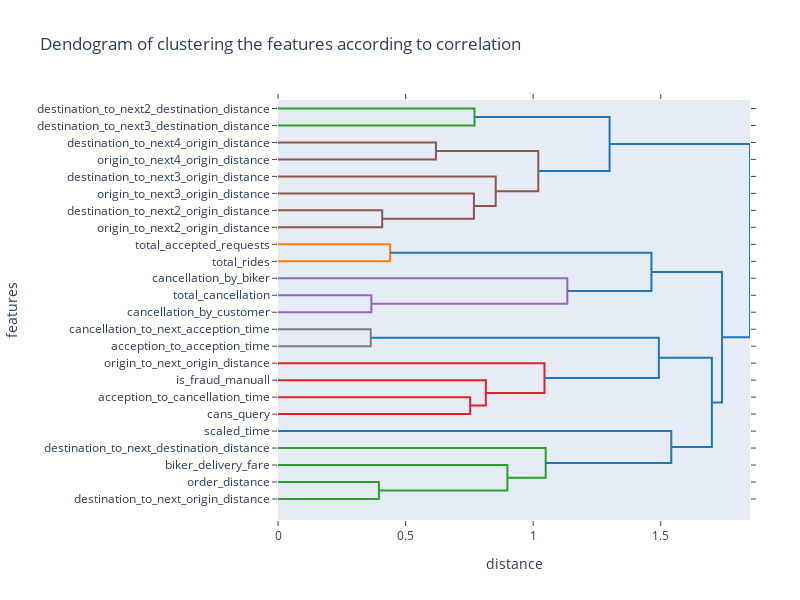

Write notebook code for a chart like this one.
### Markdown cell above
This below code generates a dendrogram to visualize the hierarchical clustering of features in the dataset based on their correlations. A dendrogram is a tree-like diagram that shows the arrangement of the clusters formed by hierarchical clustering.

### Code cell
from scipy.cluster import hierarchy as hc
colors = plotly.colors.DEFAULT_PLOTLY_COLORS
X = np.random.rand(10, 10)
names = data.columns
inverse_correlation = 1 - abs(data.corr())
fig = ff.create_dendrogram(inverse_correlation.values, orientation='left', labels=names, colorscale=colors, linkagefun=lambda x: hc.linkage(x, 'average'))
fig['layout'].update(dict(
    title="Dendogram of clustering the features according to correlation",
    width=800, 
    height=600,
    margin=go.layout.Margin(l=180, r=50),
    xaxis=dict(
        title='distance',
    ),
    yaxis=dict(
        title='features',
        automargin=True,
    ),
))
iplot(fig, filename='dendrogram_corr_clustering')

### Figure 1 — Plotly figure (JSON) as saved in the notebook; plotly's stock layout.template omitted (floating-point values rounded to 4 significant figures)
{"data": [{"hoverinfo": "text", "marker": {"color": "rgb(44, 160, 44)"}, "mode": "lines", "type": "scatter", "x": [0, 0.7701, 0.7701, 0], "xaxis": "x", "y": [-5, -5, -15, -15], "yaxis": "y"}, {"hoverinfo": "text", "marker": {"color": "rgb(140, 86, 75)"}, "mode": "lines", "type": "scatter", "x": [0, 0.6191, 0.6191, 0], "xaxis": "x", "y": [-25, -25, -35, -35], "yaxis": "y"}, {"hoverinfo": "text", "marker": {"color": "rgb(140, 86, 75)"}, "mode": "lines", "type": "scatter", "x": [0, 0.4085, 0.4085, 0], "xaxis": "x", "y": [-65, -65, -75, -75], "yaxis": "y"}, {"hoverinfo": "text", "marker": {"color": "rgb(140, 86, 75)"}, "mode": "lines", "type": "scatter", "x": [0, 0.7679, 0.7679, 0.4085], "xaxis": "x", "y": [-55, -55, -70, -70], "yaxis": "y"}, {"hoverinfo": "text", "marker": {"color": "rgb(140, 86, 75)"}, "mode": "lines", "type": "scatter", "x": [0, 0.8533, 0.8533, 0.7679], "xaxis": "x", "y": [-45, -45, -62.5, -62.5], "yaxis": "y"}, {"hoverinfo": "text", "marker": {"color": "rgb(140, 86, 75)"}, "mode": "lines", "type": "scatter", "x": [0.6191, 1.02, 1.02, 0.8533], "xaxis": "x", "y": [-30, -30, -53.75, -53.75], "yaxis": "y"}, {"hoverinfo": "text", "marker": {"color": "rgb(31, 119, 180)"}, "mode": "lines", "type": "scatter", "x": [0.7701, 1.299, 1.299, 1.02], "xaxis": "x", "y": [-10, -10, -41.88, -41.88], "yaxis": "y"}, {"hoverinfo": "text", "marker": {"color": "rgb(255, 127, 14)"}, "mode": "lines", "type": "scatter", "x": [0, 0.4396, 0.4396, 0], "xaxis": "x", "y": [-85, -85, -95, -95], "yaxis": "y"}, {"hoverinfo": "text", "marker": {"color": "rgb(148, 103, 189)"}, "mode": "lines", "type": "scatter", "x": [0, 0.366, 0.366, 0], "xaxis": "x", "y": [-115, -115, -125, -125], "yaxis": "y"}, {"hoverinfo": "text", "marker": {"color": "rgb(148, 103, 189)"}, "mode": "lines", "type": "scatter", "x": [0, 1.134, 1.134, 0.366], "xaxis": "x", "y": [-105, -105, -120, -120], "yaxis": "y"}, {"hoverinfo": "text", "marker": {"color": "rgb(31, 119, 180)"}, "mode": "lines", "type": "scatter", "x": [0.4396, 1.463, 1.463, 1.134], "xaxis": "x", "y": [-90, -90, -112.5, -112.5], "yaxis": "y"}, {"hoverinfo": "text", "marker": {"color": "rgb(127, 127, 127)"}, "mode": "lines", "type": "scatter", "x": [0, 0.3634, 0.3634, 0], "xaxis": "x", "y": [-135, -135, -145, -145], "yaxis": "y"}, {"hoverinfo": "text", "marker": {"color": "rgb(214, 39, 40)"}, "mode": "lines", "type": "scatter", "x": [0, 0.7532, 0.7532, 0], "xaxis": "x", "y": [-175, -175, -185, -185], "yaxis": "y"}, {"hoverinfo": "text", "marker": {"color": "rgb(214, 39, 40)"}, "mode": "lines", "type": "scatter", "x": [0, 0.8145, 0.8145, 0.7532], "xaxis": "x", "y": [-165, -165, -180, -180], "yaxis": "y"}, {"hoverinfo": "text", "marker": {"color": "rgb(214, 39, 40)"}, "mode": "lines", "type": "scatter", "x": [0, 1.044, 1.044, 0.8145], "xaxis": "x", "y": [-155, -155, -172.5, -172.5], "yaxis": "y"}, {"hoverinfo": "text", "marker": {"color": "rgb(31, 119, 180)"}, "mode": "lines", "type": "scatter", "x": [0.3634, 1.493, 1.493, 1.044], "xaxis": "x", "y": [-140, -140, -163.8, -163.8], "yaxis": "y"}, {"hoverinfo": "text", "marker": {"color": "rgb(44, 160, 44)"}, "mode": "lines", "type": "scatter", "x": [0, 0.3954, 0.3954, 0], "xaxis": "x", "y": [-225, -225, -235, -235], "yaxis": "y"}, {"hoverinfo": "text", "marker": {"color": "rgb(44, 160, 44)"}, "mode": "lines", "type": "scatter", "x": [0, 0.899, 0.899, 0.3954], "xaxis": "x", "y": [-215, -215, -230, -230], "yaxis": "y"}, {"hoverinfo": "text", "marker": {"color": "rgb(44, 160, 44)"}, "mode": "lines", "type": "scatter", "x": [0, 1.049, 1.049, 0.899], "xaxis": "x", "y": [-205, -205, -222.5, -222.5], "yaxis": "y"}, {"hoverinfo": "text", "marker": {"color": "rgb(31, 119, 180)"}, "mode": "lines", "type": "scatter", "x": [0, 1.541, 1.541, 1.049], "xaxis": "x", "y": [-195, -195, -213.8, -213.8], "yaxis": "y"}, {"hoverinfo": "text", "marker": {"color": "rgb(31, 119, 180)"}, "mode": "lines", "type": "scatter", "x": [1.493, 1.7, 1.7, 1.541], "xaxis": "x", "y": [-151.9, -151.9, -204.4, -204.4], "yaxis": "y"}, {"hoverinfo": "text", "marker": {"color": "rgb(31, 119, 180)"}, "mode": "lines", "type": "scatter", "x": [1.463, 1.74, 1.74, 1.7], "xaxis": "x", "y": [-101.2, -101.2, -178.1, -178.1], "yaxis": "y"}, {"hoverinfo": "text", "marker": {"color": "rgb(31, 119, 180)"}, "mode": "lines", "type": "scatter", "x": [1.299, 1.85, 1.85, 1.74], "xaxis": "x", "y": [-25.94, -25.94, -139.7, -139.7], "yaxis": "y"}], "layout": {"autosize": false, "height": 600, "hovermode": "closest", "margin": {"l": 180, "r": 50}, "showlegend": false, "title": {"text": "Dendogram of clustering the features according to correlation"}, "width": 800, "xaxis": {"mirror": "allticks", "rangemode": "tozero", "showgrid": false, "showline": true, "showticklabels": true, "ticks": "outside", "title": {"text": "distance"}, "type": "linear", "zeroline": false}, "yaxis": {"automargin": true, "mirror": "allticks", "rangemode": "tozero", "showgrid": false, "showline": true, "showticklabels": true, "tickmode": "array", "ticks": "outside", "ticktext": ["destination_to_next2_destination_distance", "destination_to_next3_destination_distance", "destination_to_next4_origin_distance", "origin_to_next4_origin_distance", "destination_to_next3_origin_distance", "origin_to_next3_origin_distance", "destination_to_next2_origin_distance", "origin_to_next2_origin_distance", "total_accepted_requests", "total_rides", "cancellation_by_biker", "total_cancellation", "cancellation_by_customer", "cancellation_to_next_acception_time", "acception_to_acception_time", "origin_to_next_origin_distance", "is_fraud_manuall", "acception_to_cancellation_time", "cans_query", "scaled_time", "destination_to_next_destination_distance", "biker_delivery_fare", "order_distance", "destination_to_next_origin_distance"], "tickvals": [-5, -15, -25, -35, -45, -55, -65, -75, -85, -95, -105, -115, -125, -135, -145, -155, -165, -175, -185, -195, -205, -215, -225, -235], "title": {"text": "features"}, "type": "linear", "zeroline": false}}}
